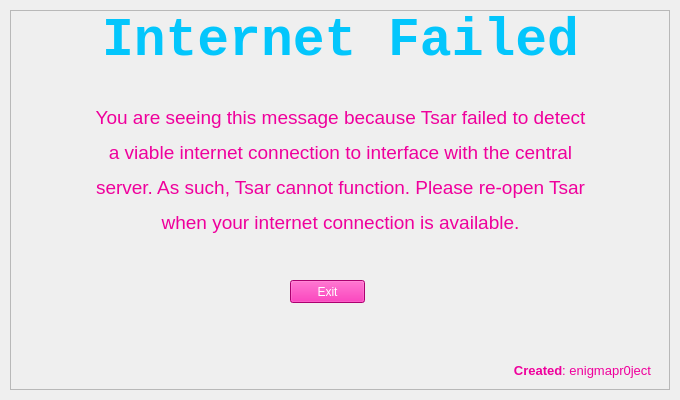
<?xml version="1.0" encoding="UTF-8"?>
<ui version="4.0">
 <class>FailedScreen</class>
 <widget class="QMainWindow" name="FailedScreen">
  <property name="geometry">
   <rect>
    <x>0</x>
    <y>0</y>
    <width>680</width>
    <height>400</height>
   </rect>
  </property>
  <property name="windowTitle">
   <string>Tsar</string>
  </property>
  <property name="windowIcon">
   <iconset>
    <normaloff>iconfile.ico</normaloff>iconfile.ico</iconset>
  </property>
  <widget class="QWidget" name="centralwidget">
   <layout class="QVBoxLayout" name="verticalLayout">
    <property name="spacing">
     <number>0</number>
    </property>
    <property name="leftMargin">
     <number>10</number>
    </property>
    <property name="topMargin">
     <number>10</number>
    </property>
    <property name="rightMargin">
     <number>10</number>
    </property>
    <property name="bottomMargin">
     <number>10</number>
    </property>
    <item>
     <widget class="QFrame" name="dropShadowFrame">
      <property name="styleSheet">
       <string notr="true">QFrame {	
	background-color: rgba(255, 255, 255, .15);
}</string>
      </property>
      <property name="frameShape">
       <enum>QFrame::StyledPanel</enum>
      </property>
      <property name="frameShadow">
       <enum>QFrame::Raised</enum>
      </property>
      <widget class="QLabel" name="title">
       <property name="geometry">
        <rect>
         <x>0</x>
         <y>0</y>
         <width>661</width>
         <height>61</height>
        </rect>
       </property>
       <property name="font">
        <font>
         <family>Consolas</family>
         <pointsize>40</pointsize>
        </font>
       </property>
       <property name="styleSheet">
        <string notr="true">color: rgb(3, 198, 252);
background-color: rgba(255, 255, 255, 0); </string>
       </property>
       <property name="text">
        <string>&lt;html&gt;&lt;head/&gt;&lt;body&gt;&lt;p&gt;&lt;span style=&quot; font-weight:600;&quot;&gt;Internet Failed&lt;/span&gt;&lt;/p&gt;&lt;/body&gt;&lt;/html&gt;</string>
       </property>
       <property name="alignment">
        <set>Qt::AlignCenter</set>
       </property>
      </widget>
      <widget class="QLabel" name="subtitle">
       <property name="geometry">
        <rect>
         <x>0</x>
         <y>90</y>
         <width>661</width>
         <height>141</height>
        </rect>
       </property>
       <property name="font">
        <font>
         <family>Segoe UI</family>
         <pointsize>14</pointsize>
        </font>
       </property>
       <property name="styleSheet">
        <string notr="true">color: rgba(239, 0, 156, 255);
background-color: rgba(255, 255, 255, 0); </string>
       </property>
       <property name="text">
        <string>&lt;html&gt;&lt;head/&gt;&lt;body&gt;&lt;p&gt;You are seeing this message because Tsar failed to detect&lt;/p&gt;&lt;p&gt;a viable internet connection to interface with the central&lt;/p&gt;&lt;p&gt;server. As such, Tsar cannot function. Please re-open Tsar&lt;/p&gt;&lt;p&gt;when your internet connection is available.&lt;/p&gt;&lt;/body&gt;&lt;/html&gt;</string>
       </property>
       <property name="alignment">
        <set>Qt::AlignCenter</set>
       </property>
      </widget>
      <widget class="QLabel" name="credit">
       <property name="geometry">
        <rect>
         <x>20</x>
         <y>350</y>
         <width>621</width>
         <height>21</height>
        </rect>
       </property>
       <property name="font">
        <font>
         <family>Segoe UI</family>
         <pointsize>10</pointsize>
        </font>
       </property>
       <property name="styleSheet">
        <string notr="true">color: rgba(239, 0, 156, 255);
background-color: rgba(255, 255, 255, 0); </string>
       </property>
       <property name="text">
        <string>&lt;strong&gt;Created&lt;/strong&gt;: enigmapr0ject</string>
       </property>
       <property name="alignment">
        <set>Qt::AlignRight|Qt::AlignTrailing|Qt::AlignVCenter</set>
       </property>
      </widget>
      <widget class="QPushButton" name="exitButton">
       <property name="geometry">
        <rect>
         <x>280</x>
         <y>270</y>
         <width>75</width>
         <height>23</height>
        </rect>
       </property>
       <property name="styleSheet">
        <string notr="true">color: rgba(255, 255, 255, 255);
background-color: rgba(239, 0, 156, 255);</string>
       </property>
       <property name="text">
        <string>Exit</string>
       </property>
      </widget>
     </widget>
    </item>
   </layout>
  </widget>
 </widget>
 <resources/>
 <connections/>
</ui>
